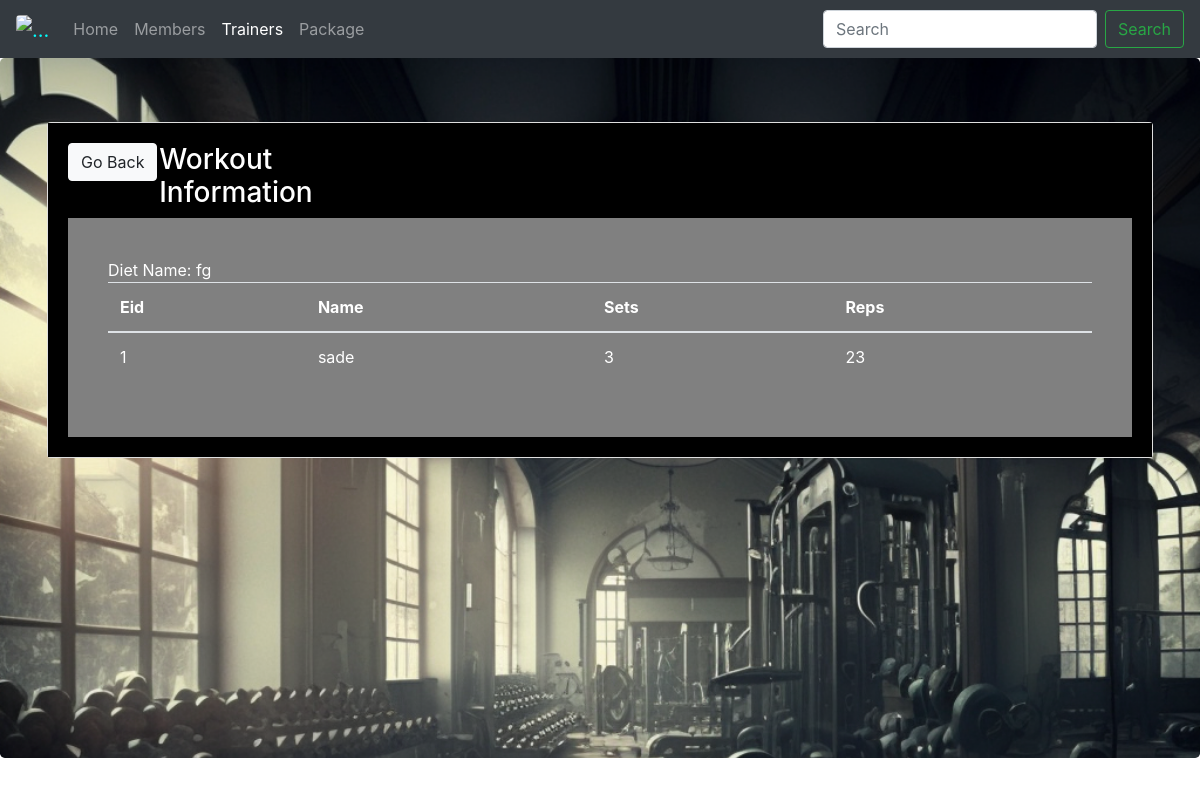
Page /project/diet.php?id=2 on the committed database.
### tables this page shows
CREATE TABLE IF NOT EXISTS `food` (
  `eid` int(11) NOT NULL AUTO_INCREMENT,
  `e_name` varchar(21) NOT NULL,
  `sets` int(11) NOT NULL,
  `reps` int(11) NOT NULL,
  PRIMARY KEY (`eid`)
);

### project/diet.php (the view, shortened to what this page needs)
<!DOCTYPE html>
<html>
<head>
	 <link rel="stylesheet" href="https://maxcdn.bootstrapcdn.com/bootstrap/4.0.0-beta/css/bootstrap.min.css">
</head>
<body>
    <nav class="navbar navbar-expand-lg navbar-dark bg-dark">
  <a class="navbar-brand" href="admin-panel.php" style="color: cyan"> <img  class="rounded" alt="..." src="images/logo.jpg" width="30px"></a>
  <div class="collapse navbar-collapse" id="navbarSupportedContent">
    <ul class="navbar-nav mr-auto">
      <li class="nav-item ">
        <a class="nav-link" href="admin-panel.php">Home <span class="sr-only">(current)</span></a>
      </li>
      <li class="nav-item">
        <a class="nav-link" href="member_details.php">Members</a>
      </li>
      <li class="nav-item active">
        <a class="nav-link" href="Trainer.php">Trainers</a>
      </li>
      <li class="nav-item">
        <a class="nav-link" href="package.php">Package</a>
      </li>
    </ul>
    <form class="form-inline my-2 my-lg-0">
      <input class="form-control mr-sm-2" type="search" placeholder="Search" aria-label="Search">
      <button class="btn btn-outline-success my-2 my-sm-0" type="submit">Search</button>
    </form>
  </div>
</nav>
<div class="jumbotron" style="background: url('images/2.png') no-repeat;background-size: cover;height: 700px;">
 <div class="container">
<div class="card">
     <div class="card-body" style="background-color:black;color:white;">
         <div class="row">
             <div class="col-md-1">
    <a href="user.php" class="btn btn-light ">Go Back</a>
             </div>
             <div class="col-md-3"><h3> Workout Information</h3></div>
             <div class="col-md-8">
         </div></div>
     <div class="card-body" style="background-color:grey;color:#ffffff;">
         <div class="card-body">
    <table class="table table-hover">
        <thead>
     <tr>
			 <th>Eid</th>
			 <th>Name</th>
			 <th>Sets</th>
			 <th>Reps</th>
        </tr>
        </thead>
        <tbody>
          <?php
          global $con;
          $id=$_GET['id'];
           $query="select did from user where uid=$id";
           $result=mysqli_query($con,$query);
					 while ($row=mysqli_fetch_array($result)){
								$name=$row ['did'];
$qu="select * from diet where wid=$name";
$res=mysqli_query($con,$qu);
while ($row=mysqli_fetch_array($res)){
  	$n1=$row ['e1'];
    $n2=$row ['e2'];
    $n3=$row ['e3'];
    $n4=$row ['e4'];
   $n5=$row ['e5'];
  $q1="select * from food where eid=$n1 or eid=$n2 or eid=$n3 or eid=$n4 or eid=$n5";
  $re=mysqli_query($con,$q1);
  while ($row=mysqli_fetch_array($re)){
    $ename=$row ['e_name'];
    $sets=$row ['sets'];
    $reps=$row ['reps'];
    $eid=$row ['eid'];
						 echo "<tr>
<td>$eid</td>
             <td>$ename</td>
             <td>$sets</td>
             <td>$reps</td>
             </tr>	 ";}
}
               }     ?>
        </tbody>
    </table>
</div>
     </div>
    </div>
    </div>
    </div>
    </body>
</html>

### rows in the picture
food: eid "1", e_name "sade", sets "3", reps "23"
